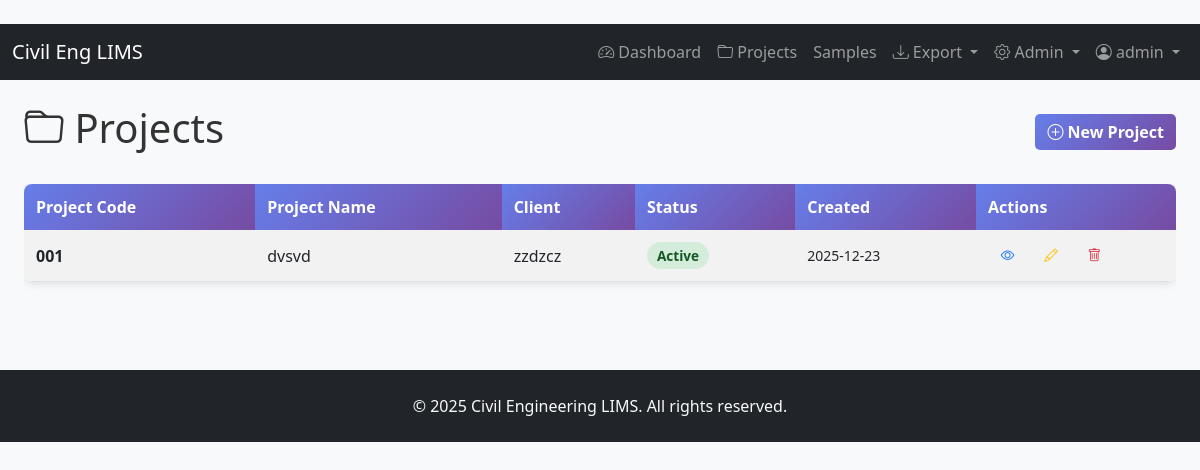
The app's page /projects (signed in), older data.
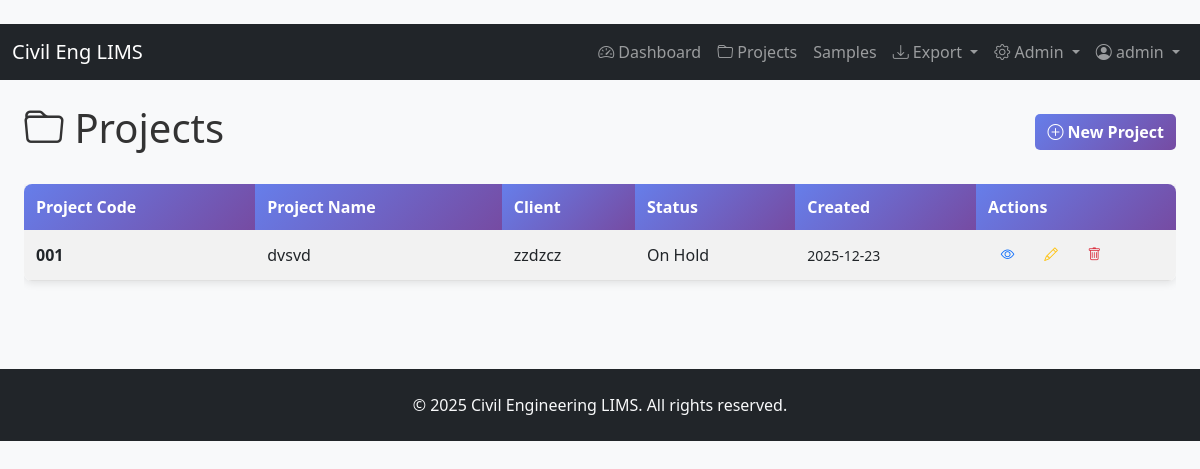
The same page, newer data.
### models.py (models this page shows)
    class Project(db.Model):
        __tablename__ = 'projects'
        id = db.Column(db.Integer, primary_key=True)
        project_code = db.Column(db.String(50), unique=True, nullable=False)
        project_name = db.Column(db.String(120), nullable=False)
        client_name = db.Column(db.String(120))
        description = db.Column(db.Text)
        created_at = db.Column(db.DateTime)
        status = db.Column(db.String(30), default='Active')  # Active, Completed, On Hold
        samples = db.relationship('Sample', backref='project', lazy=True)

### app.py (the view)
@app.route('/projects')
@login_required
def projects():
    projects = models.Project.query.order_by(models.Project.id.desc()).all()
    return render_template('projects.html', projects=projects)

### app.py (called while the page is built)
@login_manager.user_loader
def load_user(user_id):
    return models.User.query.get(int(user_id))

### templates/projects.html (shortened to what this page needs)
{% extends 'base.html' %}
{% block content %}
<div class='container-fluid'>
  <div class='row mb-4 align-items-center'>
    <div class='col'>
      <h1><i class='bi bi-folder'></i> Projects</h1>
    </div>
    <div class='col-auto'>
      <a href='/projects/new' class='btn btn-primary'>
        <i class='bi bi-plus-circle'></i> New Project
      </a>
    </div>
  </div>
  {% if projects %}
    <div class='table-responsive'>
      <table class='table table-hover table-striped'>
        <thead>
          <tr>
            <th>Project Code</th>
            <th>Project Name</th>
            <th>Client</th>
            <th>Status</th>
            <th>Created</th>
            <th style='width: 200px;'>Actions</th>
          </tr>
        </thead>
        <tbody>
          {% for p in projects %}
            <tr>
              <td><strong>{{ p.project_code }}</strong></td>
              <td>{{ p.project_name }}</td>
              <td>{{ p.client_name or '—' }}</td>
              <td>
                <span class='status-{{p.status.lower().replace(" ", "-")}}'>
                  {{ p.status }}
                </span>
              </td>
              <td>
                <small>{{ p.created_at.strftime('%Y-%m-%d') if p.created_at else 'N/A' }}</small>
              </td>
              <td>
                <a href='/projects/{{p.id}}' class='btn btn-sm btn-outline-primary' title='View'>
                  <i class='bi bi-eye'></i>
                </a>
                <a href='/projects/{{p.id}}/edit' class='btn btn-sm btn-outline-warning' title='Edit'>
                  <i class='bi bi-pencil'></i>
                </a>
                <form method='post' action='/projects/{{p.id}}/delete' style='display:inline;' onsubmit='return confirm("Are you sure you want to delete this project?")'>
                  <button type='submit' class='btn btn-sm btn-outline-danger' title='Delete'>
                    <i class='bi bi-trash'></i>
                  </button>
                </form>
              </td>
            </tr>
          {% endfor %}
        </tbody>
      </table>
    </div>
  {% else %}
    <div class='alert alert-info'>
      <i class='bi bi-info-circle'></i> No projects yet.
      <a href='/projects/new' class='alert-link'>Create your first project</a>
    </div>
  {% endif %}
</div>
{% endblock %}

Row changes from the older to the newer data that the page shows:
changed Project "dvsvd": status "Active" → "On Hold"
